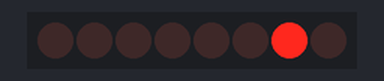
Bench run of a program on a simulated Raspberry Pi (BCM pin numbers). Shown: 8 shift-register outputs drawn as a row of LEDs (first output left, lit = HIGH).

Above: at 0.2 s.
At 1.3 s:
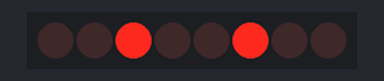
At 1.8 s:
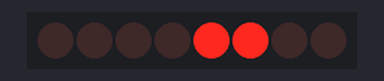
At 2.8 s:
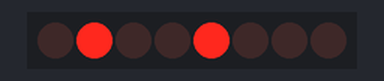
At 4.4 s:
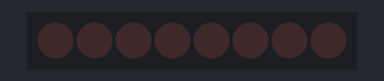
At 5.9 s:
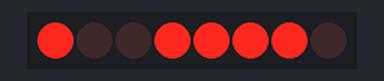
Timing chart, 0 to 6.8 s (numbered marks = the images above):
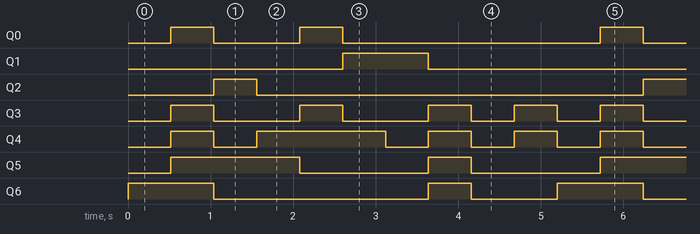

Measured:
- by itself, Q0: repeats every 5.2 s: LOW 1.0 s, HIGH 0.52 s, LOW 3.1 s, HIGH 0.52 s
- by itself, Q1: alternates HIGH for 1.0 s and LOW for 4.2 s
- by itself, Q2: alternates HIGH for 0.52 s and LOW for 4.7 s
- by itself, Q3: repeats every 5.2 s: 2 × (LOW 1.0 s, HIGH 0.52 s), 2 × (LOW 0.52 s, HIGH 0.52 s)
- by itself, Q4: repeats every 5.2 s: LOW 0.52 s, HIGH 1.6 s, 3 × (LOW 0.52 s, HIGH 0.52 s)
- by itself, Q5: repeats every 5.2 s: LOW 1.6 s, HIGH 0.52 s, LOW 1.6 s, HIGH 1.6 s
- by itself, Q6: repeats every 5.2 s: LOW 2.6 s, HIGH 0.52 s, LOW 1.0 s, HIGH 1.0 s

The program:

7seg.py
```python
#!/usr/bin/python

import sys
import time
import RPi.GPIO as GPIO

DATA = 22
LATCH = 23
SHIFT = 24

GPIO.setwarnings(False)
GPIO.setmode(GPIO.BCM)

GPIO.setup(DATA, GPIO.OUT)
GPIO.setup(LATCH, GPIO.OUT)
GPIO.setup(SHIFT, GPIO.OUT)

digits = [
	0b11111101,
	0b01100001,
	0b11011011,
	0b11110011,
	0b01100111,
	0b10110111,
	0b10111111,
	0b11100001,
	0b11111111,
	0b11100111
]

next = 0
try:
	while True:
		GPIO.output(LATCH, GPIO.LOW)
		digit = digits[next]
		mask = 1
		for i in range(8):
			GPIO.output(SHIFT, GPIO.LOW)
			GPIO.output(DATA, GPIO.HIGH if (mask & digit) == 0 else GPIO.LOW)
			GPIO.output(SHIFT, GPIO.HIGH)
			mask <<= 1
		GPIO.output(LATCH, GPIO.HIGH)
		#print next
		next = (next + 1) % 10
		time.sleep(0.52)
except:
	print "exception: {0}".format(sys.exc_info()[0])

print "cleaning up"
GPIO.cleanup()
```
